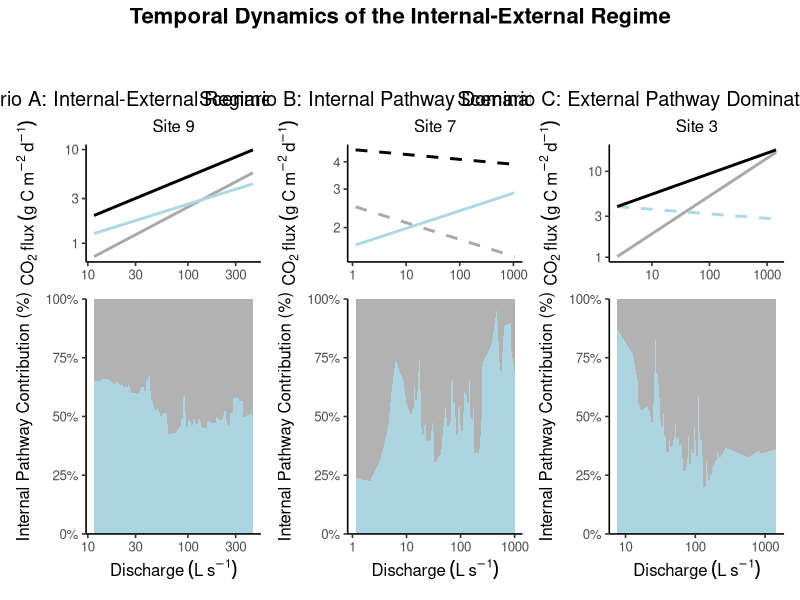

The R script that drew this image:
library(tidyverse)
library(patchwork)
library(zoo)
library(cowplot)
#####
d <- read_csv("04_Output/stream/external-internal.csv", show_col_types = FALSE)%>%
  filter(Q >= 1, CO2_flux > 1, internal >= 1)

col_path <- c(internal = "lightblue", external = "darkgray", total='black')  #g blue = internal (heterotrophic respiration), orange = external (DOC)


internal.label<-expression(Internal~CO[2])
external.label<-expression(External~CO[2])
total.label<-expression(Total~CO[2])


# k = width (in # of points) of the centered rolling-mean window used for
# the bottom (%) panel only (k=1 = fully raw/jagged, higher = smoother).
# title = plot title for this call, set individually per stream below.
make_stream_fig <- function(sid, title, k = 9) {

  site_dat <- d %>% filter(ID == sid)

  sig_label <- function(y, x) {
    ok <- is.finite(x) & is.finite(y) & x > 0 & y > 0
    p <- summary(lm(log10(y[ok]) ~ log10(x[ok])))$coefficients[2, 4]
    if (p < 0.05) "Significant" else "Not significant"
  }
  sig_external <- sig_label(site_dat$external, site_dat$Q)
  sig_internal <- sig_label(site_dat$internal, site_dat$Q)
  sig_total    <- sig_label(site_dat$CO2_flux, site_dat$Q)

  p_top <- site_dat %>%
    ggplot(aes(x = Q)) +
    #  geom_point(aes(y = external, color = "external"), alpha = 0.3) +
    #  geom_point(aes(y = internal, color = "internal"), alpha = 0.3) +
    # geom_point(aes(y = internal, color = "CO2_flux"), alpha = 0.3) +

    geom_smooth(aes(y = external, color = "external", linetype = sig_external), method='lm', se=F) +
    geom_smooth(aes(y = internal, color = "internal", linetype = sig_internal), method='lm', se=F) +
    geom_smooth(aes(y = CO2_flux, color = "CO2_flux", linetype = sig_total), method='lm', se=F) +

    scale_x_log10() +
    scale_y_log10() +
    scale_color_manual(
      name = NULL,
      values = c(external = "darkgray", internal = "lightblue", CO2_flux = "black"),
      labels = c(CO2_flux = total.label, internal = internal.label, external = external.label)
    ) +
    scale_linetype_manual(
      name = NULL,
      values = c("Significant" = "solid", "Not significant" = "dashed"),
      limits = c("Significant", "Not significant"),
      drop = FALSE
    ) +
    labs(y = expression(CO[2]~flux~(g~C~m^-2~d^-1)), x = expression(Discharge~(L~s^-1)), title = title, subtitle = paste("Site", sid)) +
    theme_classic(base_size = 12) +
    theme(legend.position = "none",
          plot.title = element_text(hjust = 0.5), plot.subtitle = element_text(hjust = 0.5),
          axis.title.x = element_blank())

  dat <- d %>%
    filter(ID == sid) %>%
    filter(!is.na(Q), !is.na(CO2_flux), Q > 0, CO2_flux > 0) %>%
    arrange(Q) %>%
    mutate(
      int.smooth    = rollapply(internal, width = 5, FUN = mean, partial = TRUE, align = "center"),
      total.CO2_flux = rollapply(CO2_flux, width = 5, FUN = mean, partial = TRUE, align = "center"),
      int.contrib.pct = (int.smooth / total.CO2_flux) * 100,
      total.CO2_flux.pct=100
    )%>%
    filter(int.contrib.pct<100)



  p_bot <- ggplot(dat, aes(x = Q)) +
    geom_area(aes(y = total.CO2_flux.pct), alpha = 0.9, fill = "darkgray") +
    geom_area(aes(y = int.contrib.pct), alpha = 0.9, fill = "lightblue") +
    scale_x_log10() +
    scale_y_continuous(labels = function(x) paste0(x, "%"), expand = c(0, 0)) +
    labs(y = "Internal Pathway Contribution (%)", x = expression(Discharge~(L~s^-1))) +
    theme_classic(base_size = 12) +
    coord_cartesian(ylim = c(0, 100))+
    theme(legend.position = "none")

  p_top / p_bot + plot_layout(heights = c(1, 2))
}


fig9 <- make_stream_fig("9", title = "Scenario A: Internal-External Regime is Near Stable")
#both flux increase w Q but int contrib is the same
fig7 <- make_stream_fig("7", title = "Scenario B: Internal Pathway Dominates at High Flow")
#i
fig3 <- make_stream_fig("3", title = "Scenario C: External Pathway Dominates at High Flow")
#

legend_dat <- expand.grid(
  series = c("external", "internal", "CO2_flux"),
  sig = factor(c("Significant", "Not significant"), levels = c("Significant", "Not significant"))
)
legend_dat$x <- seq_len(nrow(legend_dat))
legend_dat$y <- seq_len(nrow(legend_dat))

legend_src <- ggplot(legend_dat, aes(x = x, y = y, color = series, linetype = sig)) +
  geom_line() +
  scale_color_manual(
    name = NULL,
    values = c(external = "darkgray", internal = "lightblue", CO2_flux = "black"),
    labels = c(CO2_flux = total.label, internal = internal.label, external = external.label)
  ) +
  scale_linetype_manual(
    name = NULL,
    values = c("Significant" = "solid", "Not significant" = "dashed"),
    limits = c("Significant", "Not significant"),
    drop = FALSE
  ) +
  theme_classic(base_size = 12) +
  theme(legend.position = "top", legend.text = element_text(size = 13),
        legend.key.width = unit(1.5, "cm"))

shared_legend <- cowplot::get_legend(legend_src)

(fig_all <- wrap_elements(shared_legend) / wrap_plots(fig9, fig7, fig3, ncol = 3) +
  plot_layout(heights = c(0.08, 1)) +
  plot_annotation(
    title = "Temporal Dynamics of the Internal-External Regime",
    theme = theme(plot.title = element_text(hjust = 0.5, size = 16, face = "bold"))
  ))





# ggsave("05_Figures/Figure_Q_Pathway_Stream5.png", fig5, width = 6, height = 7, dpi = 300)
# ggsave("05_Figures/Figure_Q_Pathway_Stream6.png", fig6, width = 6, height = 7, dpi = 300)
# ggsave("05_Figures/Figure_Q_Pathway_Stream7.png", fig7, width = 6, height = 7, dpi = 300)
